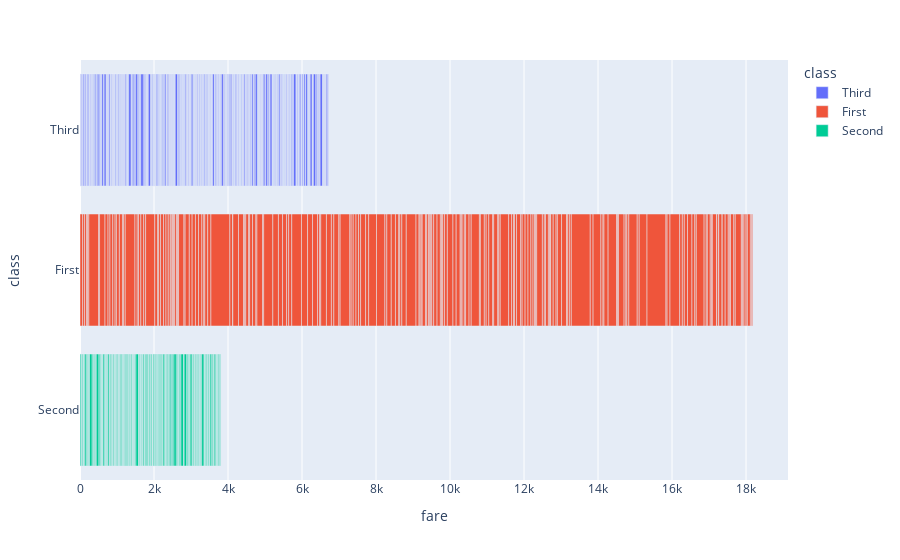

Write notebook code for a chart like this one.
### Markdown cell above
###### 3. Write a Python program to display a bar chart of the fare of class. Use different color for each bar.

### Code cell
### code here
### code here
fig = px.bar(df,x="fare",y='class',color='class')
fig.show()

### Figure 1 — Plotly figure (JSON) as saved in the notebook; plotly's stock layout.template omitted (floating-point values rounded to 4 significant figures; data arrays with more than 128 entries replaced by an {"elided": "..."} marker saying what was removed)
{"data": [{"alignmentgroup": "True", "hovertemplate": "class=%{y}<br>fare=%{x}<extra></extra>", "legendgroup": "Third", "marker": {"color": "#636efa", "pattern": {"shape": ""}}, "name": "Third", "offsetgroup": "Third", "orientation": "h", "showlegend": true, "textposition": "auto", "type": "bar", "x": {"elided": "491 float values"}, "xaxis": "x", "y": {"elided": "491 str values"}, "yaxis": "y"}, {"alignmentgroup": "True", "hovertemplate": "class=%{y}<br>fare=%{x}<extra></extra>", "legendgroup": "First", "marker": {"color": "#EF553B", "pattern": {"shape": ""}}, "name": "First", "offsetgroup": "First", "orientation": "h", "showlegend": true, "textposition": "auto", "type": "bar", "x": {"elided": "216 float values"}, "xaxis": "x", "y": {"elided": "216 str values"}, "yaxis": "y"}, {"alignmentgroup": "True", "hovertemplate": "class=%{y}<br>fare=%{x}<extra></extra>", "legendgroup": "Second", "marker": {"color": "#00cc96", "pattern": {"shape": ""}}, "name": "Second", "offsetgroup": "Second", "orientation": "h", "showlegend": true, "textposition": "auto", "type": "bar", "x": {"elided": "184 float values"}, "xaxis": "x", "y": {"elided": "184 str values"}, "yaxis": "y"}], "layout": {"barmode": "relative", "legend": {"title": {"text": "class"}, "tracegroupgap": 0}, "margin": {"t": 60}, "xaxis": {"anchor": "y", "domain": [0, 1], "title": {"text": "fare"}}, "yaxis": {"anchor": "x", "categoryarray": ["Second", "First", "Third"], "categoryorder": "array", "domain": [0, 1], "title": {"text": "class"}}}}
